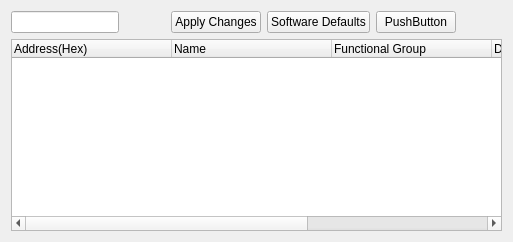
      <widget class="QWidget" name="MemoryMap">
       <attribute name="icon">
        <iconset resource="../images/ui_pr.qrc">
         <normaloff>:/images/ic_memory.png</normaloff>:/images/ic_memory.png</iconset>
       </attribute>
       <attribute name="title">
        <string>Memory Map Side-By-Side</string>
       </attribute>
       <layout class="QGridLayout" name="gridLayout_3">
        <item row="0" column="1">
         <spacer name="horizontalSpacer">
          <property name="orientation">
           <enum>Qt::Horizontal</enum>
          </property>
          <property name="sizeHint" stdset="0">
           <size>
            <width>40</width>
            <height>20</height>
           </size>
          </property>
         </spacer>
        </item>
        <item row="0" column="5">
         <spacer name="horizontalSpacer_2">
          <property name="orientation">
           <enum>Qt::Horizontal</enum>
          </property>
          <property name="sizeHint" stdset="0">
           <size>
            <width>40</width>
            <height>20</height>
           </size>
          </property>
         </spacer>
        </item>
        <item row="0" column="0">
         <widget class="QLineEdit" name="lineEdit"/>
        </item>
        <item row="0" column="4">
         <widget class="QPushButton" name="pushButton_3">
          <property name="text">
           <string>PushButton</string>
          </property>
         </widget>
        </item>
        <item row="0" column="3">
         <widget class="QPushButton" name="SoftwareDefaults">
          <property name="text">
           <string>Software Defaults</string>
          </property>
         </widget>
        </item>
        <item row="0" column="2">
         <widget class="QPushButton" name="ApplyChanges">
          <property name="text">
           <string>Apply Changes</string>
          </property>
         </widget>
        </item>
        <item row="1" column="0" colspan="6">
         <widget class="QTreeWidget" name="func_descibe">
          <property name="autoScrollMargin">
           <number>16</number>
          </property>
          <attribute name="headerCascadingSectionResizes">
           <bool>false</bool>
          </attribute>
          <attribute name="headerDefaultSectionSize">
           <number>160</number>
          </attribute>
          <column>
           <property name="text">
            <string>Address(Hex)</string>
           </property>
          </column>
          <column>
           <property name="text">
            <string>Name</string>
           </property>
          </column>
          <column>
           <property name="text">
            <string>Functional Group </string>
           </property>
          </column>
          <column>
           <property name="text">
            <string>Data(Hex)</string>
           </property>
          </column>
          <column>
           <property name="text">
            <string>Data(Binary)</string>
           </property>
          </column>
         </widget>
        </item>
       </layout>
      </widget>
